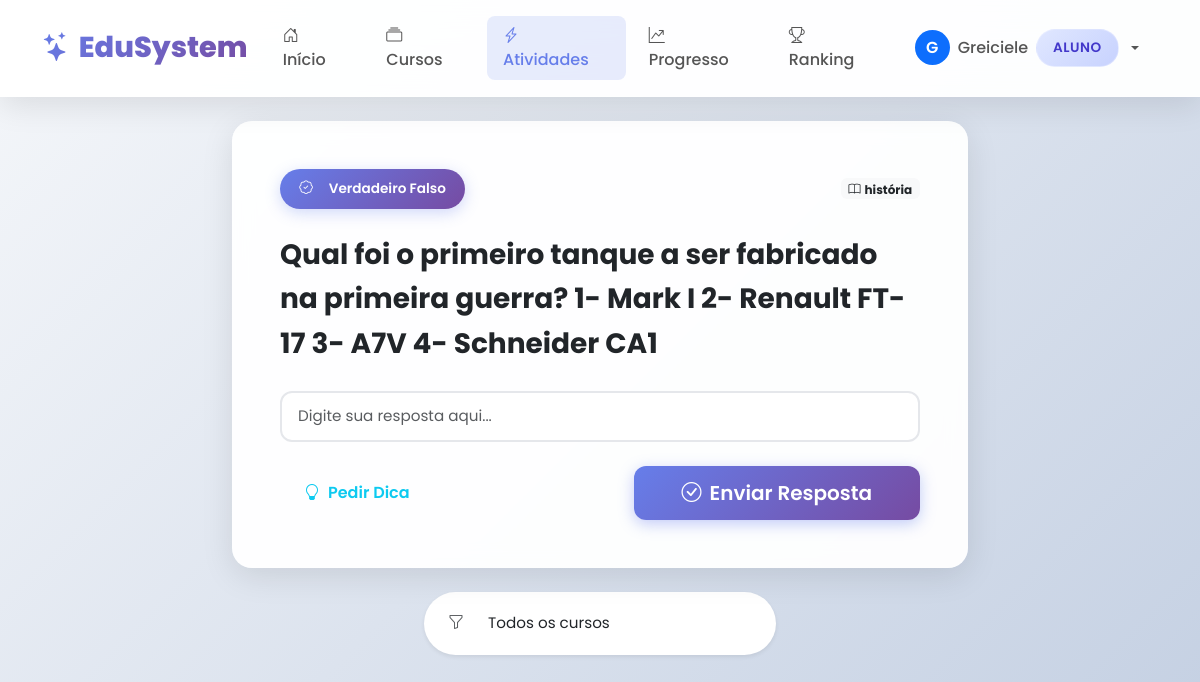
Page /aluno/atividade (signed in) on the earlier database version.
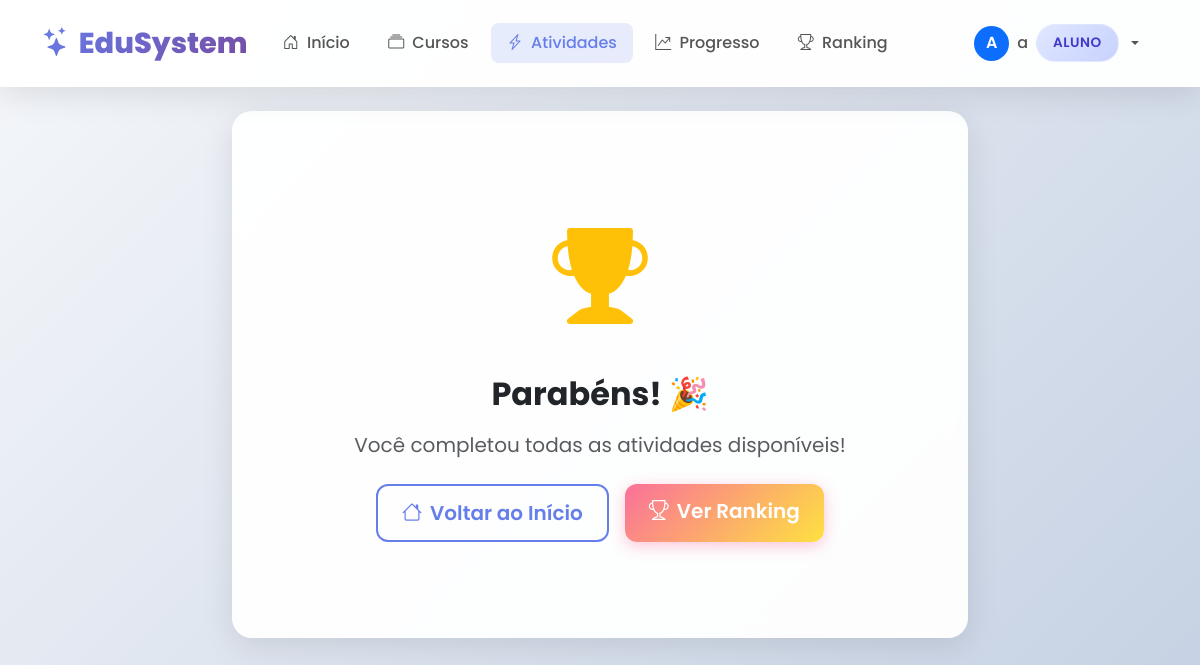
Same page on the later database version.
### tables this page shows
CREATE TABLE atividades (
            id INTEGER PRIMARY KEY AUTOINCREMENT,
            curso_id INTEGER NOT NULL,
            tipo TEXT NOT NULL,
            pergunta TEXT NOT NULL,
            opcoes TEXT,
            resposta_correta TEXT NOT NULL,
            dica TEXT,
            professor_id INTEGER,
            data_criacao TIMESTAMP DEFAULT CURRENT_TIMESTAMP,
            FOREIGN KEY (curso_id) REFERENCES cursos(id),
            FOREIGN KEY (professor_id) REFERENCES usuarios(id)
        );

CREATE TABLE cursos (
            id INTEGER PRIMARY KEY AUTOINCREMENT,
            nome TEXT UNIQUE NOT NULL,
            descricao TEXT,
            professor_id INTEGER,
            data_criacao TIMESTAMP DEFAULT CURRENT_TIMESTAMP,
            FOREIGN KEY (professor_id) REFERENCES usuarios(id)
        );

### app.py (the view, shortened to what this page needs)
@app.route('/aluno/atividade', methods=['GET', 'POST'])
@login_required
@aluno_required
def aluno_atividade():
    conn = conectar()
    cursor = conn.cursor()
    curso_id = request.args.get('curso_id', type=int)
    if curso_id:
        cursor.execute("""
            SELECT a.*, c.nome as curso_nome
            FROM atividades a
            JOIN cursos c ON a.curso_id = c.id
            WHERE a.curso_id = ?
            AND a.id NOT IN (SELECT atividade_id FROM progresso WHERE aluno_id = ?)
            ORDER BY RANDOM()
            LIMIT 1
        """, (curso_id, session['user_id']))
    else:
        cursor.execute("""
            SELECT a.*, c.nome as curso_nome
            FROM atividades a
            JOIN cursos c ON a.curso_id = c.id
            WHERE a.id NOT IN (SELECT atividade_id FROM progresso WHERE aluno_id = ?)
            ORDER BY RANDOM()
            LIMIT 1
        """, (session['user_id'],))
    atividade = cursor.fetchone()
    cursor.execute("SELECT id, nome FROM cursos ORDER BY nome")
    cursos = cursor.fetchall()
    conn.close()
    return render_template('aluno/atividade.html',
                         atividade=atividade,
                         cursos=cursos,
                         curso_selecionado=curso_id)

### app.py (called while the page is built)
def conectar():
    conn = sqlite3.connect(DB_NAME)
    conn.row_factory = sqlite3.Row
    return conn

def login_required(f):
    @wraps(f)
    def decorated_function(*args, **kwargs):
        if 'user_id' not in session:
            return redirect(url_for('login'))
        return f(*args, **kwargs)
    return decorated_function

def aluno_required(f):
    @wraps(f)
    def decorated_function(*args, **kwargs):
        if session.get('tipo') != 'aluno':
            flash('Acesso restrito a alunos!', 'danger')
            return redirect(url_for('dashboard'))
        return f(*args, **kwargs)
    return decorated_function

### templates/aluno/atividade.html (shortened to what the changed rows need)
{% extends "base.html" %}
{% block content %}
<div class="row justify-content-center">
    <div class="col-lg-8">
        {% if atividade %}
        <div class="card border-0" id="activityCard">
            <div class="card-body p-5">
                <div class="d-flex justify-content-between align-items-center mb-4">
                    <span class="activity-type-badge">
                        <i class="bi bi-{{ 'check-square' if atividade.tipo == 'multipla_escolha' else 'patch-check' if atividade.tipo == 'verdadeiro_falso' else 'input-cursor' if atividade.tipo == 'preencher_lacunas' else 'arrow-down-up' if atividade.tipo == 'ordenar' else 'lightning' if atividade.tipo == 'sequencia_logica' else 'link-45deg' if atividade.tipo == 'correspondencia' else 'funnel' if atividade.tipo == 'classificacao' else 'check2-all' if atividade.tipo == 'escolha_multipla' else 'shuffle' if atividade.tipo == 'palavra_embaralhada' else 'controller' }} me-2"></i>
                        {{ atividade.tipo.replace('_', ' ').title() }}
                    </span>
                    <span class="badge bg-light text-dark">
                        <i class="bi bi-book me-1"></i>{{ atividade.curso_nome }}
                    </span>
                </div>
                <h3 class="fw-bold mb-4" style="line-height: 1.6;">{{ atividade.pergunta }}</h3>
                {% if atividade.opcoes %}
                <div class="mb-4" id="opcoesContainer">
                    {% set opcoes = atividade.opcoes.split('|') %}
                    {% for opcao in opcoes %}
                    <div class="form-check card mb-3 p-0 border-2" style="cursor: pointer; transition: all 0.3s;"
                         onclick="selectOption('{{ opcao }}')"
                         onmouseover="this.style.borderColor='#667eea'; this.style.transform='translateX(5px)';"
                         onmouseout="this.style.borderColor='#e5e7eb'; this.style.transform='translateX(0)';">
                        <div class="card-body d-flex align-items-center p-3">
                            <input class="form-check-input fs-5 m-0 me-3" type="radio" name="resposta" id="opt{{ loop.index }}" value="{{ opcao }}">
                            <label class="form-check-label w-100 fw-semibold" for="opt{{ loop.index }}" style="cursor: pointer;">
                                {{ opcao }}
                            </label>
                        </div>
                    </div>
                    {% endfor %}
                </div>
                {% else %}
                <div class="mb-4">
                    <input type="text" class="form-control form-control-lg" id="respostaTexto" placeholder="Digite sua resposta aqui...">
                </div>
                {% endif %}
                <div class="d-flex justify-content-between align-items-center mt-4" id="actionButtons">
                    <button class="btn btn-outline-info" onclick="mostrarDica()">
                        <i class="bi bi-lightbulb me-2"></i>Pedir Dica
                    </button>
                    <button class="btn btn-primary btn-lg px-5" onclick="enviarResposta()">
                        <i class="bi bi-check-circle me-2"></i>Enviar Resposta
                    </button>
                </div>
            </div>
        </div>
        <div class="text-center mt-4">
            <form method="GET" action="{{ url_for('aluno_atividade') }}" class="d-inline-flex align-items-center gap-2 bg-white p-2 rounded-pill shadow-sm">
                <i class="bi bi-funnel ms-3 text-muted"></i>
                <select name="curso_id" class="form-select border-0 bg-transparent" style="width: auto; cursor: pointer;" onchange="this.form.submit()">
                    <option value="">Todos os cursos</option>
                </select>
            </form>
        </div>
        {% else %}
        <div class="card border-0 text-center py-5">
            <div class="card-body p-5">
                <div class="mb-4">
                    <i class="bi bi-trophy-fill text-warning" style="font-size: 6rem;"></i>
                </div>
                <h2 class="fw-bold mb-3">Parabéns! 🎉</h2>
                <p class="text-muted fs-5 mb-4">Você completou todas as atividades disponíveis!</p>
                <div class="d-flex justify-content-center gap-3">
                    <a href="{{ url_for('aluno_dashboard') }}" class="btn btn-outline-primary btn-lg">
                        <i class="bi bi-house me-2"></i>Voltar ao Início
                    </a>
                    <a href="{{ url_for('aluno_ranking') }}" class="btn btn-warning btn-lg text-white">
                        <i class="bi bi-trophy me-2"></i>Ver Ranking
                    </a>
                </div>
            </div>
        </div>
        {% endif %}
    </div>
</div>
{% endblock %}

Differences in the rows shown:
removed atividades: tipo.replace "Verdadeiro Falso", pergunta "Qual foi o primeiro tanque a ser fabricado na primeira guerra? 1- Mark I 2- Renault FT-17 3- A7V 4- Schneider CA1"
removed cursos: curso_nome "história"
Other differences:
{{ session.nome[0].upper() }}: "G" → "A"
{{ session.nome }}: "Greiciele" → "a"
form field curso_id: "Todos os cursos" → (not shown)
text no longer shown: "Pedir Dica Enviar Resposta"
text now shown: "Parabéns! 🎉 Você completou todas as atividades disponíveis! Voltar ao Início Ver Ranking"
